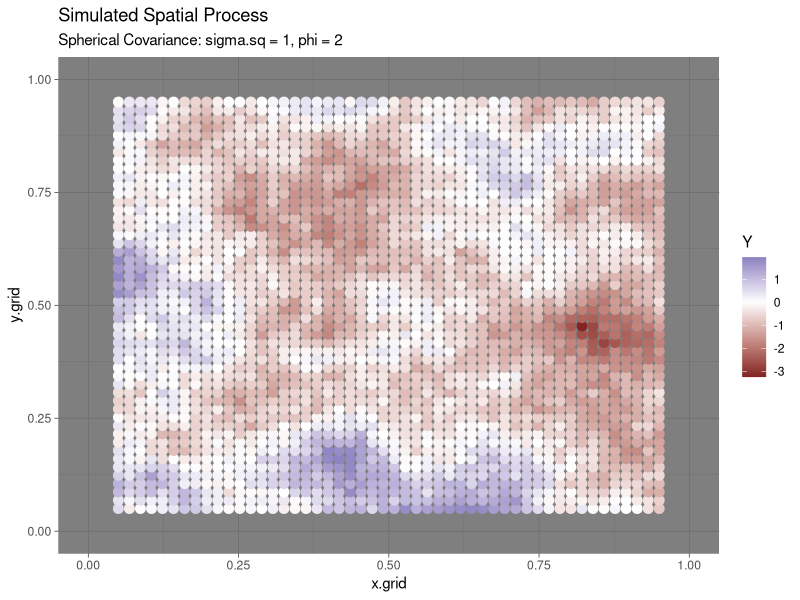

R code for this plot: (Note: this script raises an error after producing the figure.)
## ---- chunk 1
knitr::opts_chunk$set(echo = FALSE)
knitr::opts_chunk$set(message = FALSE)
library(ggplot2)
library(dplyr)
library(mnormt)
## ---- chunk 2
dim.grid <- 50
grid.coords <- data.frame(x.grid = rep(seq(.05, .95, length.out=dim.grid), dim.grid),
  y.grid = rep(seq(.05, .95, length.out = dim.grid), each = dim.grid))

dist.grid <- dist(grid.coords, diag = T, upper = T) %>% as.matrix()

sigma.sq <- 1
phi <- 2
Sigma <- sigma.sq * (matrix(1,dim.grid^2,dim.grid^2) - 1.5 * phi * dist.grid + .5 * (phi * dist.grid)^3) 
Sigma[dist.grid > 1/phi] <- 0

Y <- rmnorm(n=1, mean = 0, varcov = Sigma)

grid.coords %>% mutate(Y = Y) %>% ggplot(aes(x=x.grid,y=y.grid)) + geom_point(aes(color=Y), size=3) + ggtitle('Simulated Spatial Process', subtitle = 'Spherical Covariance: sigma.sq = 1, phi = 2') + xlim(0,1) + ylim(0,1) +   scale_colour_gradient2() + theme_dark()
## ---- chunk 3
knitr::include_graphics("MT_Air.png") 
## ---- chunk 4
set.seed(01312019)
krige.dat <- data.frame(x = c(1,3,5,7), y = c(log(1),log(3),log(5),log(7))+rnorm(4,0,.01)) 
krige.dat %>% ggplot(aes(x=x, y=y)) + geom_point() + xlim(1,9) + ylim(0,3) + ylab('Response') + xlab('x coordinate') + ggtitle('1D kriging illustration') 
## ---- chunk 5
krige.dat %>% ggplot(aes(x=x, y=y)) + geom_point() + xlim(1,9) + ylim(0,3) + ylab('Response') + xlab('x coordinate') + ggtitle('1D kriging illustration') + annotate('text',x=4,y=1.3, label = "s1?") + annotate('text',x=6,y=2.2, label = "s2?")
## ---- chunk 6
# Create Gamma Matrix
x <- krige.dat$x
y <- krige.dat$y
D <- dist(x, upper=T, diag=T) %>% as.matrix()
Gamma = 1 - exp(-D/3)

# Create gamma_0 for both s1* and s2*
d1 <- sqrt((4 - x)^2) 
d2 <- sqrt((6 - x)^2) 
gamma.01 <- 1 - exp(-d1/3)
gamma.02 <- 1 - exp(-d2/3)

# Compute l

l.1 <- solve(Gamma) %*% 
  (gamma.01 + c(1 - rep(1,4) %*% solve(Gamma) %*% gamma.01) / c(rep(1,4) %*% solve(Gamma) %*% rep(1,4)))
y1.pred <- t(l.1) %*% y

l.2 <- solve(Gamma) %*% 
  (gamma.02 + c(1 - rep(1,4) %*% solve(Gamma) %*% gamma.02) / c(rep(1,4) %*% solve(Gamma) %*% rep(1,4)))
y2.pred <- t(l.2) %*% y

krige.dat %>% ggplot(aes(x=x, y=y)) + geom_point() + xlim(1,9) + ylim(0,3) + ylab('Response') + xlab('x coordinate') + ggtitle('1D kriging illustration with BLUPs') + annotate('text',x=4,y=y1.pred, label = "s1") + annotate('text',x=6,y=y2.pred, label = "s2")

